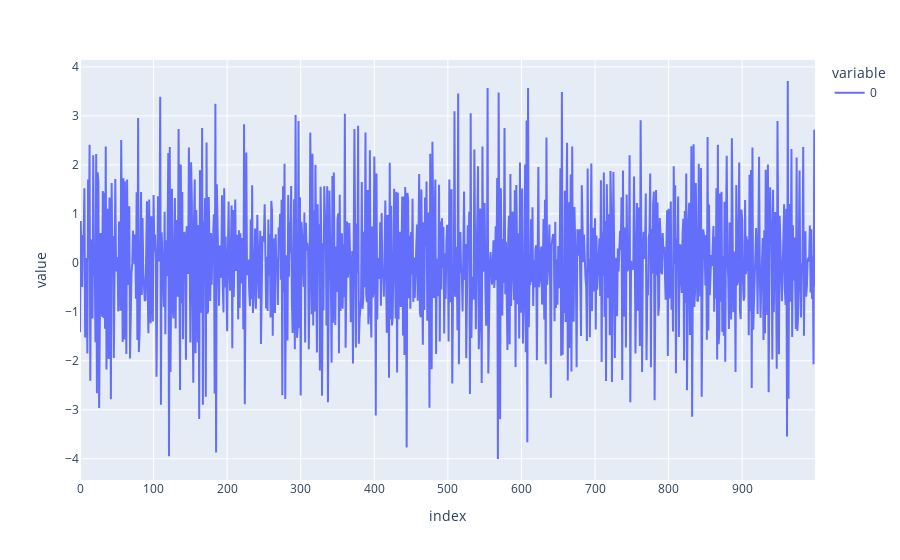

Notebook cell for this chart:
### Markdown cell above
## Moving Average Models

Moving average (MA) is a process where the present value of a time series, y,  is defined as a linear combination of past errors.  The error term (noise) is represented as e. Both the t-1 and t-2 are lags of the time on the errors.


The MA(q) process is described by

𝑦𝑡 = 𝜖𝑡 + θ1𝜖𝑡−1 + θ2𝜖𝑡−2 + … + θq𝜖𝑡−q

We typically represent the order of the model as q for an AR model such as MA(q).

### Code cell
# Simulate a first order MA time series
# MA(1) model is just an ARMA(0,1) model

# Import data generation function
from statsmodels.tsa.arima_process import ArmaProcess

# Set the coefficients for an MA(1) model with MA lag-1 coefficients of -0.9.
# We don't need to flip the sign for the MA coefficients
# Here we are going to simulate an MA series of order 1, with coefficient -0.9.
ar_coeff = np.array([1])
ma_coeff = np.array([1, -0.9])

# Generate data
ma_series_1 = ArmaProcess(ar_coeff, ma_coeff)
ts_ma1 = ma_series_1.generate_sample(nsample=1000)

# Plot the time series
rcParams['figure.figsize'] = 15, 8
plt.style.use('seaborn-darkgrid')
px.line(ts_ma1)

### Figure 1 — Plotly figure (JSON) as saved in the notebook; plotly's stock layout.template omitted (floating-point values rounded to 4 significant figures; data arrays with more than 128 entries replaced by an {"elided": "..."} marker saying what was removed)
{"data": [{"hovertemplate": "variable=0<br>index=%{x}<br>value=%{y}<extra></extra>", "legendgroup": "0", "line": {"color": "#636efa", "dash": "solid"}, "marker": {"symbol": "circle"}, "mode": "lines", "name": "0", "orientation": "v", "showlegend": true, "type": "scatter", "x": {"elided": "1000 int values"}, "xaxis": "x", "y": {"elided": "1000 float values"}, "yaxis": "y"}], "layout": {"legend": {"title": {"text": "variable"}, "tracegroupgap": 0}, "margin": {"t": 60}, "xaxis": {"anchor": "y", "domain": [0, 1], "title": {"text": "index"}}, "yaxis": {"anchor": "x", "domain": [0, 1], "title": {"text": "value"}}}}
